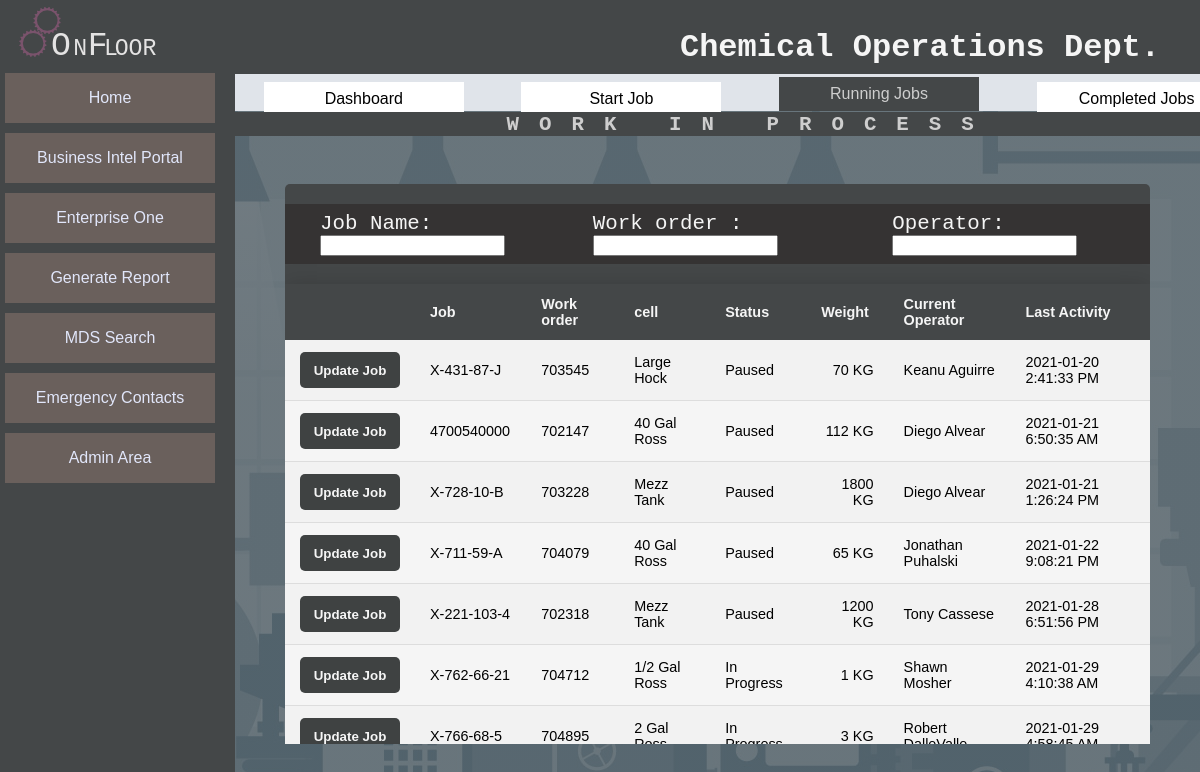
/runningjobs/, run on an earlier commit of the app's database.
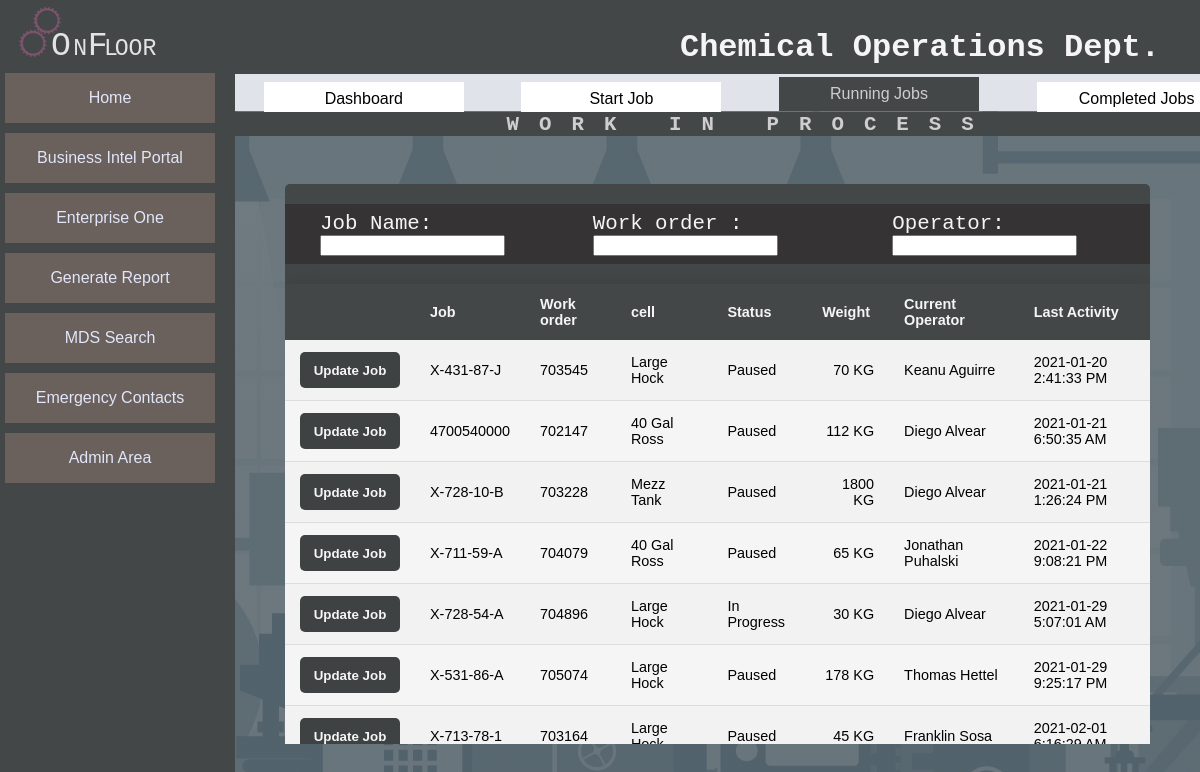
And on a later commit of the database.
### tables this page shows
CREATE TABLE `Job_Record` (
	`Job_ID` INTEGER NOT NULL PRIMARY KEY AUTOINCREMENT,
	`Job` TEXT,
	`Work_Order` TEXT,
	`Job_Weight`  INTEGER NOT NULL,
	`Work_Cell`  INTEGER NOT NULL,
	`Job_Type`  INTEGER NOT NULL,
	`Job_Status` INTEGER NOT NULL,
	`Start_Time` TEXT,
	`Notes` TEXT,
	`In-Process_Testing` INEGER,
	`Pre_Adjustment` INTEGER,
	`End_Time` TEXT,
	`Total_Operations` INTEGER,
	`Start_Date` TEXT,
	`End_Date` TEXT,
	`Last_Operation` INTEGER
);

### app.py (the view, shortened to what this page needs)
@app.route("/runningjobs/", methods=['POST','GET'])
def runningJobs():
    page = "WORK IN PROCESS"
    jobList = DB.getRunningJobsList()
    jobs = []
    for job in jobList:
        jobs.append({
            'jobID':job[0],
            'job':job[1],
            'workorder':job[2],
            'cell':job[3],
            'status':job[4],
            'weight':job[5],
            'operator':job[7],
            'timestamp':job[8],})
    return render_template('runningjobs.html', jobs=jobs, page=page)

### data/DB.py (called while the page is built)
def make_connection():
    connection_String = "C:\\Users\\sbish\\Desktop\\project x\\data\\JT_DATA.db" #home
    return sqlite3.connect(connection_String)

def end_connection(conn):
    conn.close()

def getRunningJobsList():
    conn = make_connection()
    c = conn.cursor()
    SQL = Q.SelectRunningJobList()
    c.execute(SQL)
    items = c.fetchall()
    end_connection(conn)
    return items

### data/SQL.py (called while the page is built)
def SelectRunningJobList():
    SQL = "SELECT jr.Job_ID, jr.Job, jr.Work_Order, wc.Cell, js.Status, Job_Weight AS [Weight], "
    SQL += "MAX(a.Activity_ID) AS [Activity ID], o.First_Name || ' '|| o.Last_Name AS [Current Operator], "
    SQL += "a.Activity_Date ||' '|| a.Activity_Time AS [Last Activity] "
    SQL += "FROM Job_Record jr JOIN Activity a on a.Job_Id = jr.Job_ID "
    SQL += "JOIN Work_Cells wc ON wc.Cell_ID = jr.Work_Cell "
    SQL +=  "JOIN Job_Status js ON js.Status_ID = jr.Job_Status "
    SQL +=  "JOIN Operators o On a.Operator = o.Operator_ID "
    SQL += "WHERE jr.Job_Status IN (1,3,7) "
    SQL += "GROUP BY a.Job_Id;"
    return SQL

### templates/runningjobs.html (shortened to what this page needs)
{% extends "layout.html"%}
{% block body%}
        <div class="content-row-table">
            <div class='table-header-running-jobs'>
                <form action="#">
                 <div>
                    <label for="filter1">Job Name: </label>
                    <input type="text" id='filter1'>
                 </div>
                 <div>
                    <label for="filter1">Work order : </label>
                    <input type="text" id='filter1'>
                 </div>
                 <div>
                    <label for="filter1">Operator: </label>
                    <input type="text" id='filter1'>
                 </div>
                </form>
            </div>
            <table class="Job-list-table">
               <thead>
                <tr>
                    <th></th>
                    <th>Job</th>
                    <th>Work order</th>
                    <th>cell</th>
                    <th>Status</th>
                    <th>Weight</th>
                    <th>Current Operator</th>
                    <th>Last Activity</th>
                </tr>
            </thead>
               <div class="table-body">
                    <tbody>
                        {% for job in jobs  %}
                        <tr>
                        <td class="tbl-link">
                            <form action="" method="POST">
                                <input class="table-sub-button" type="submit" name="" value='Update Job'/>
                            </form>
                        </td>
                            <td>{{job['job']}}</td>
                            <td>{{job['workorder']}}</td>
                            <td>{{job['cell']}}</td>
                            <td>{{job['status']}}</td>
                            <td style="text-align: right;">{{job['weight']}} KG</td>
                            <td>{{job['operator']}}</td>
                            <td>{{job['timestamp']}}</td>
                        </tr>
                     {% endfor %}
                    </tbody>
                </div>
            </table>
    </div>
      {% endblock %}

What changed in the data, as far as the page shows it:
no longer on this page (row edited): Job_Record: job "X-221-103-4", workorder "702318", cell "Mezz Tank", status "Paused", weight "1200", operator "Tony Cassese", timestamp "2021-01-28 6:51:56 PM"
no longer on this page (row edited): Job_Record: job "X-762-66-21", workorder "704712", cell "1/2 Gal Ross", status "In Progress", weight "1", operator "Shawn Mosher", timestamp "2021-01-29 4:10:38 AM"
no longer on this page (row edited): Job_Record: job "X-766-68-5", workorder "704895", cell "2 Gal…", status "In…", weight "3", operator "Robert…", timestamp "2021-01-29…"
now on this page (row unchanged): Job_Record: job "X-728-54-A", workorder "704896", cell "Large Hock", status "In Progress", weight "30", operator "Diego Alvear", timestamp "2021-01-29 5:07:01 AM"
added Job_Record: job "X-531-86-A", workorder "705074", cell "Large Hock", status "Paused", weight "178", operator "Thomas Hettel", timestamp "2021-01-29 9:25:17 PM"
added Job_Record: job "X-713-78-1", workorder "703164", cell "Large…", status "Paused", weight "45", operator "Franklin Sosa", timestamp "2021-02-01…"
